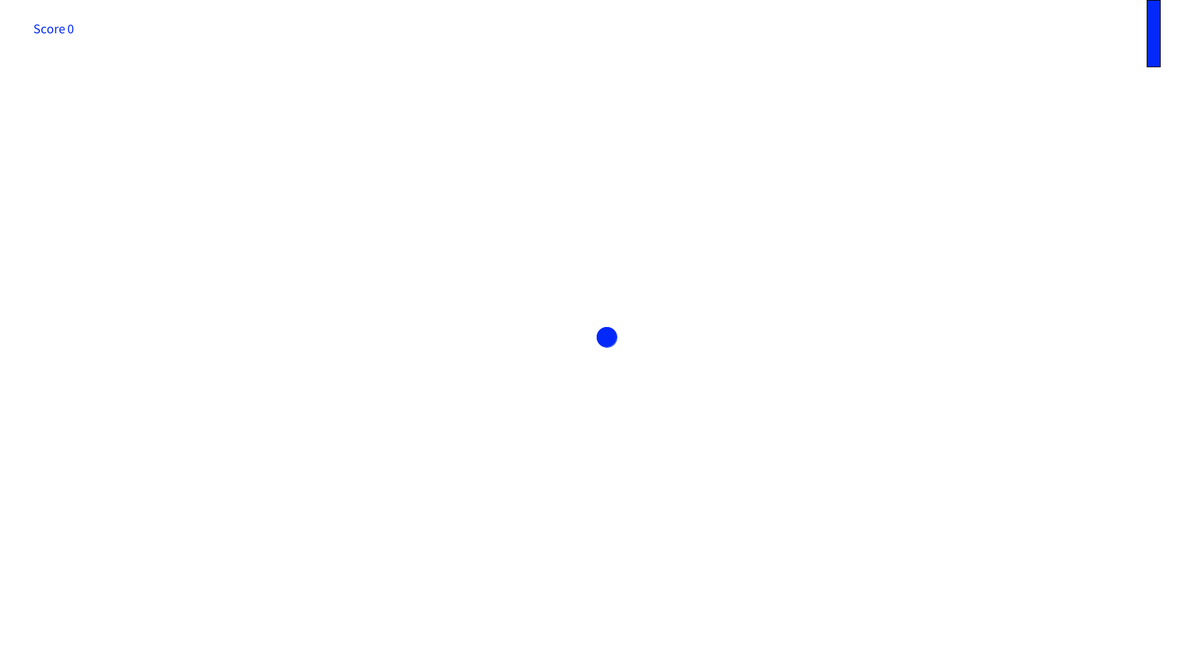
Frame 1 (no input)
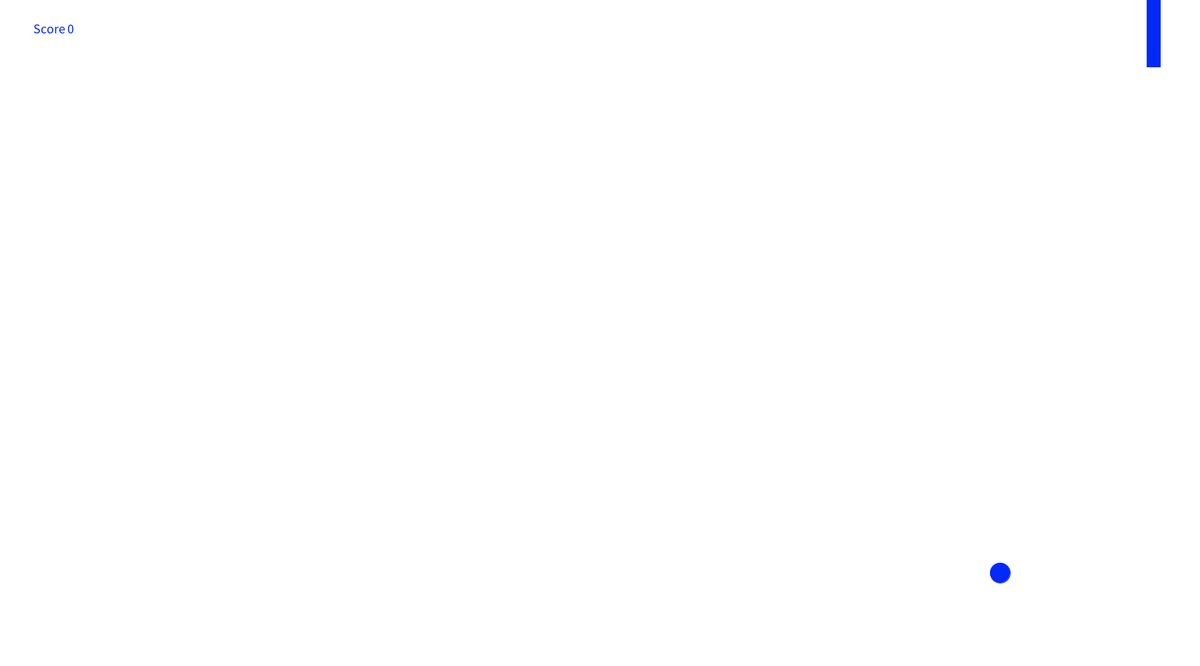
Frame 60 (the mouse pressed at the canvas centre just before this capture)
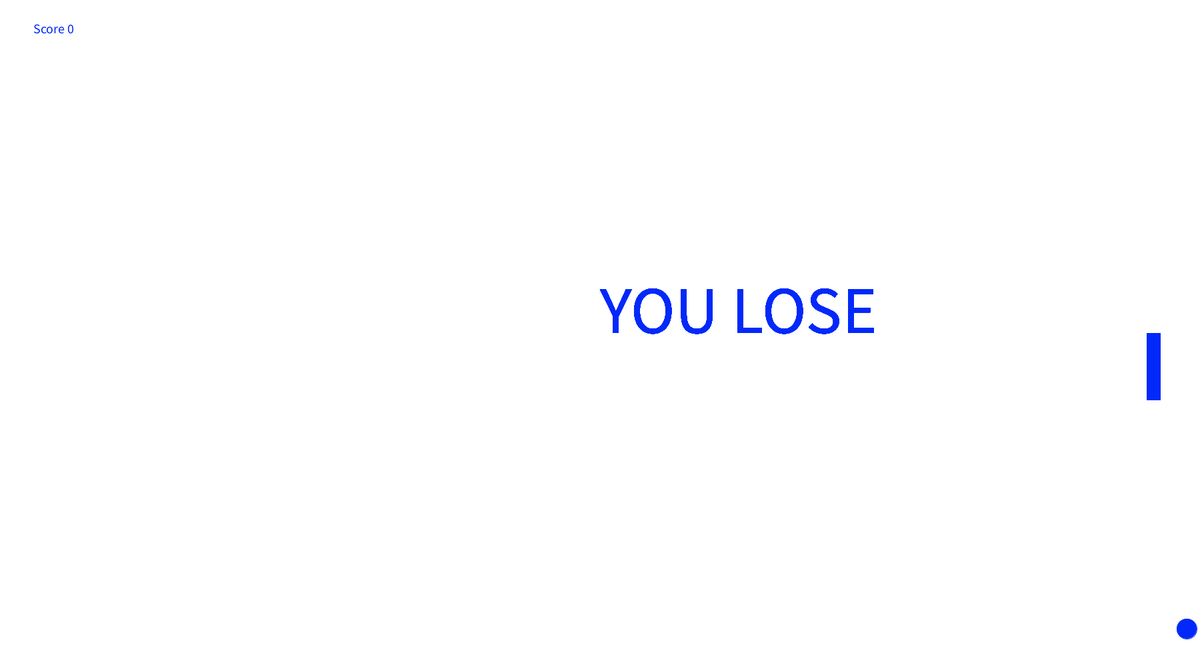
Frame 120 (the mouse held since frame 60 and released just before this capture)

The Processing sketch that drew these frames (run headless with seeded random() and noise(); from frame 60 on, the mouse is pressed at the canvas centre):

// Processing sketch: pong
// ── pong.pde
int ballX=900;
int ballY=500;
int xSpeed = 10;
int ySpeed = (int) random(10);
int paddleX = 1720;
int paddleY=500;
int lose = 0;
int score = 0;
void setup() {
  size(1800,1000);
}

void draw() {
  textSize(20);

  if (lose == 0) {
      
    if (ballX>=1770) {
    
      lose =1;
      textSize(100);
      text("YOU LOSE", 900, 500);
    }
  paddleY=mouseY;
  if (true==intersects(ballX, ballY, paddleX, paddleY, 100)) {
   ySpeed=-ySpeed; 
   xSpeed=-xSpeed;
   score++;
  }
  fill(#0329FA);
        
        fill(#0329FA);
        textSize(20);
  background(255,255,255);
  text("Score " + score, 50, 50);
rect(paddleX, paddleY, 20,100);
ballX+=xSpeed;
if (score == 25) {
  lose =2;
}
xSpeed*=1.05;
ballY+=ySpeed;
if(ballY > height-20 || ballY<0){
    ySpeed = -ySpeed;
}
if(ballX > width || ballX<0){
    xSpeed = -xSpeed;
}
fill(#0329FA);//in draw method

stroke(#0329FA); //in draw method
  ellipse(ballX, ballY, 30, 30); //in draw method
  }
  if (lose == 1) {
       textSize(100);
      text("YOU LOSE", 900, 500);   
  }
   if (lose == 2) {
       textSize(100);
      text("YOU WIN", 900, 500);   
  }
}
boolean intersects(int ballX, int ballY, int paddleX, int paddleY,
int paddleLength) {
    if (ballX > paddleX && ballY > paddleY && ballY < paddleY + paddleLength)
        return true;
    else
        return false;
}
